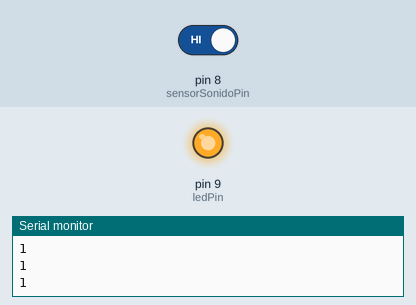
Bench run of a sketch on a simulated Arduino Uno, built with avr-gcc and run on an emulated ATmega328P. Shown: output pins drawn as LEDs (lit = HIGH), the last lines printed to the serial monitor. The inputs (shaded band) are chosen by the test bench; at power-on: pin 8 (sensorSonidoPin) HIGH.

Above: at 1.2 s.
1.3 s: pin 8 (sensorSonidoPin) driven LOW
At 2.1 s:
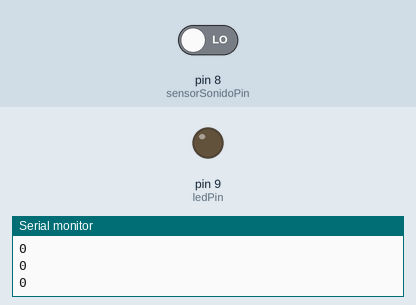
2.8 s: pin 8 (sensorSonidoPin) driven HIGH
At 3.3 s:
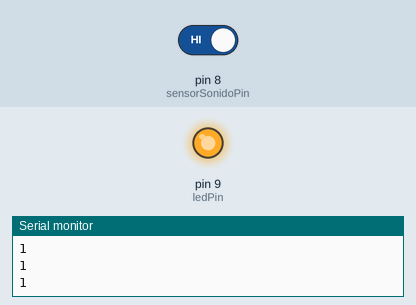
Timing chart, 0 to 5.8 s (numbered marks = the images above; inputs shaded):
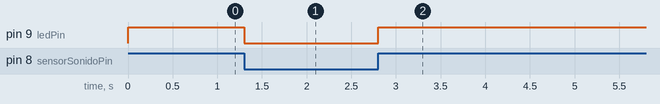

Measured:
- after the input at 1.3 s, pin 9 (ledPin): HIGH → LOW at once
- after the input at 2.8 s, pin 9 (ledPin): LOW → HIGH at once

The sketch:

codigo_sensorsonido_conled_OFICIAL.ino
```cpp
// Definición de pines
const int sensorSonidoPin = 8;  // Pin analógico donde está conectado el sensor de sonido
const int ledPin =9 ;           // Pin del LED incorporado en la mayoría de placas Arduino

// Umbral para detectar el sonido (ajústalo según la sensibilidad del sensor)
const int umbralSonido = 1;

void setup() {
  // Inicialización de los pines
  pinMode(sensorSonidoPin, INPUT);
  pinMode(ledPin, OUTPUT);

  // Inicialización del puerto serie para mensajes de depuración (opcional)
  Serial.begin(9600);
}

void loop() {
  // Lee el valor del sensor de sonido
  int valorSensor = digitalRead(sensorSonidoPin);
    Serial.println(valorSensor);

  // Enciende el LED si se detecta un sonido por encima del umbral
  if (valorSensor==0) {
    digitalWrite(ledPin, LOW);
  } else {
    digitalWrite(ledPin, HIGH);
    delay(50);
  }
}
```
